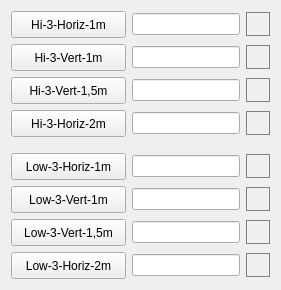
      <widget class="QWidget" name="tab">
       <attribute name="title">
        <string>3 Meter</string>
       </attribute>
       <layout class="QGridLayout" name="gridLayout_3">
        <item row="0" column="0">
         <layout class="QHBoxLayout" name="horizontalLayout_4">
          <item>
           <widget class="QPushButton" name="btnLoadHi3Horiz10">
            <property name="sizePolicy">
             <sizepolicy hsizetype="Fixed" vsizetype="Fixed">
              <horstretch>0</horstretch>
              <verstretch>0</verstretch>
             </sizepolicy>
            </property>
            <property name="minimumSize">
             <size>
              <width>115</width>
              <height>27</height>
             </size>
            </property>
            <property name="sizeIncrement">
             <size>
              <width>115</width>
              <height>27</height>
             </size>
            </property>
            <property name="toolTip">
             <string>&lt;html&gt;&lt;head/&gt;&lt;body&gt;&lt;p&gt;Select file for Hi Band 3 meter distance Horizontal polarity 1 meter elevation&lt;/p&gt;&lt;/body&gt;&lt;/html&gt;</string>
            </property>
            <property name="text">
             <string>Hi-3-Horiz-1m</string>
            </property>
           </widget>
          </item>
          <item>
           <widget class="QLineEdit" name="linehi3horiz10"/>
          </item>
          <item>
           <widget class="QLabel" name="lblHi3Horiz10">
            <property name="sizePolicy">
             <sizepolicy hsizetype="Fixed" vsizetype="Fixed">
              <horstretch>0</horstretch>
              <verstretch>0</verstretch>
             </sizepolicy>
            </property>
            <property name="minimumSize">
             <size>
              <width>24</width>
              <height>24</height>
             </size>
            </property>
            <property name="styleSheet">
             <string notr="true">QLabel {border: 1px solid gray}</string>
            </property>
            <property name="text">
             <string/>
            </property>
           </widget>
          </item>
         </layout>
        </item>
        <item row="1" column="0">
         <layout class="QHBoxLayout" name="horizontalLayout_5">
          <item>
           <widget class="QPushButton" name="btnLoadHi3Vert10">
            <property name="sizePolicy">
             <sizepolicy hsizetype="Fixed" vsizetype="Fixed">
              <horstretch>0</horstretch>
              <verstretch>0</verstretch>
             </sizepolicy>
            </property>
            <property name="minimumSize">
             <size>
              <width>115</width>
              <height>27</height>
             </size>
            </property>
            <property name="sizeIncrement">
             <size>
              <width>115</width>
              <height>27</height>
             </size>
            </property>
            <property name="toolTip">
             <string>&lt;html&gt;&lt;head/&gt;&lt;body&gt;&lt;p&gt;Select file for Hi Band 3 meter distance Vertical polarity 1 meter elevation&lt;/p&gt;&lt;/body&gt;&lt;/html&gt;</string>
            </property>
            <property name="text">
             <string>Hi-3-Vert-1m</string>
            </property>
           </widget>
          </item>
          <item>
           <widget class="QLineEdit" name="linehi3vert10"/>
          </item>
          <item>
           <widget class="QLabel" name="lblHi3Vert10">
            <property name="sizePolicy">
             <sizepolicy hsizetype="Fixed" vsizetype="Fixed">
              <horstretch>0</horstretch>
              <verstretch>0</verstretch>
             </sizepolicy>
            </property>
            <property name="minimumSize">
             <size>
              <width>24</width>
              <height>24</height>
             </size>
            </property>
            <property name="styleSheet">
             <string notr="true">QLabel {border: 1px solid gray}</string>
            </property>
            <property name="text">
             <string/>
            </property>
           </widget>
          </item>
         </layout>
        </item>
        <item row="2" column="0">
         <layout class="QHBoxLayout" name="horizontalLayout_6">
          <item>
           <widget class="QPushButton" name="btnLoadHi3Vert15">
            <property name="sizePolicy">
             <sizepolicy hsizetype="Fixed" vsizetype="Fixed">
              <horstretch>0</horstretch>
              <verstretch>0</verstretch>
             </sizepolicy>
            </property>
            <property name="minimumSize">
             <size>
              <width>115</width>
              <height>27</height>
             </size>
            </property>
            <property name="sizeIncrement">
             <size>
              <width>115</width>
              <height>27</height>
             </size>
            </property>
            <property name="toolTip">
             <string>&lt;html&gt;&lt;head/&gt;&lt;body&gt;&lt;p&gt;Select file for Hi Band 3 meter distance Vertical polarity 1,5 meter elevation&lt;/p&gt;&lt;/body&gt;&lt;/html&gt;</string>
            </property>
            <property name="text">
             <string>Hi-3-Vert-1,5m</string>
            </property>
           </widget>
          </item>
          <item>
           <widget class="QLineEdit" name="linehi3vert15"/>
          </item>
          <item>
           <widget class="QLabel" name="lblHi3Vert15">
            <property name="sizePolicy">
             <sizepolicy hsizetype="Fixed" vsizetype="Fixed">
              <horstretch>0</horstretch>
              <verstretch>0</verstretch>
             </sizepolicy>
            </property>
            <property name="minimumSize">
             <size>
              <width>24</width>
              <height>24</height>
             </size>
            </property>
            <property name="styleSheet">
             <string notr="true">QLabel {border: 1px solid gray}</string>
            </property>
            <property name="text">
             <string/>
            </property>
           </widget>
          </item>
         </layout>
        </item>
        <item row="3" column="0">
         <layout class="QHBoxLayout" name="horizontalLayout_7">
          <item>
           <widget class="QPushButton" name="btnLoadHi3Horiz20">
            <property name="sizePolicy">
             <sizepolicy hsizetype="Fixed" vsizetype="Fixed">
              <horstretch>0</horstretch>
              <verstretch>0</verstretch>
             </sizepolicy>
            </property>
            <property name="minimumSize">
             <size>
              <width>115</width>
              <height>27</height>
             </size>
            </property>
            <property name="sizeIncrement">
             <size>
              <width>115</width>
              <height>27</height>
             </size>
            </property>
            <property name="toolTip">
             <string>&lt;html&gt;&lt;head/&gt;&lt;body&gt;&lt;p&gt;Select file for Hi Band 3 meter distance Horizontal polarity 2 meter elevation&lt;/p&gt;&lt;/body&gt;&lt;/html&gt;</string>
            </property>
            <property name="text">
             <string>Hi-3-Horiz-2m</string>
            </property>
           </widget>
          </item>
          <item>
           <widget class="QLineEdit" name="linehi3horiz20"/>
          </item>
          <item>
           <widget class="QLabel" name="lblHi3Horiz20">
            <property name="sizePolicy">
             <sizepolicy hsizetype="Fixed" vsizetype="Fixed">
              <horstretch>0</horstretch>
              <verstretch>0</verstretch>
             </sizepolicy>
            </property>
            <property name="minimumSize">
             <size>
              <width>24</width>
              <height>24</height>
             </size>
            </property>
            <property name="styleSheet">
             <string notr="true">QLabel {border: 1px solid gray}</string>
            </property>
            <property name="text">
             <string/>
            </property>
           </widget>
          </item>
         </layout>
        </item>
        <item row="4" column="0">
         <spacer name="verticalSpacer_2">
          <property name="orientation">
           <enum>Qt::Vertical</enum>
          </property>
          <property name="sizeType">
           <enum>QSizePolicy::Fixed</enum>
          </property>
          <property name="sizeHint" stdset="0">
           <size>
            <width>20</width>
            <height>10</height>
           </size>
          </property>
         </spacer>
        </item>
        <item row="5" column="0">
         <layout class="QHBoxLayout" name="horizontalLayout_8">
          <item>
           <widget class="QPushButton" name="btnLoadLow3Horiz10">
            <property name="sizePolicy">
             <sizepolicy hsizetype="Fixed" vsizetype="Fixed">
              <horstretch>0</horstretch>
              <verstretch>0</verstretch>
             </sizepolicy>
            </property>
            <property name="minimumSize">
             <size>
              <width>115</width>
              <height>27</height>
             </size>
            </property>
            <property name="sizeIncrement">
             <size>
              <width>115</width>
              <height>27</height>
             </size>
            </property>
            <property name="toolTip">
             <string>&lt;html&gt;&lt;head/&gt;&lt;body&gt;&lt;p&gt;Select file for Low Band 3 meter distance Horizontal polarity 1 meter elevation&lt;/p&gt;&lt;/body&gt;&lt;/html&gt;</string>
            </property>
            <property name="text">
             <string>Low-3-Horiz-1m</string>
            </property>
           </widget>
          </item>
          <item>
           <widget class="QLineEdit" name="linelow3horiz10"/>
          </item>
          <item>
           <widget class="QLabel" name="lblLow3Horiz10">
            <property name="sizePolicy">
             <sizepolicy hsizetype="Fixed" vsizetype="Fixed">
              <horstretch>0</horstretch>
              <verstretch>0</verstretch>
             </sizepolicy>
            </property>
            <property name="minimumSize">
             <size>
              <width>24</width>
              <height>24</height>
             </size>
            </property>
            <property name="styleSheet">
             <string notr="true">QLabel {border: 1px solid gray}</string>
            </property>
            <property name="text">
             <string/>
            </property>
           </widget>
          </item>
         </layout>
        </item>
        <item row="6" column="0">
         <layout class="QHBoxLayout" name="horizontalLayout_9">
          <item>
           <widget class="QPushButton" name="btnLoadLow3Vert10">
            <property name="sizePolicy">
             <sizepolicy hsizetype="Fixed" vsizetype="Fixed">
              <horstretch>0</horstretch>
              <verstretch>0</verstretch>
             </sizepolicy>
            </property>
            <property name="minimumSize">
             <size>
              <width>115</width>
              <height>27</height>
             </size>
            </property>
            <property name="sizeIncrement">
             <size>
              <width>115</width>
              <height>27</height>
             </size>
            </property>
            <property name="toolTip">
             <string>&lt;html&gt;&lt;head/&gt;&lt;body&gt;&lt;p&gt;Select file for Low Band 3 meter distance Vertical polarity 1 meter elevation&lt;/p&gt;&lt;/body&gt;&lt;/html&gt;</string>
            </property>
            <property name="text">
             <string>Low-3-Vert-1m</string>
            </property>
           </widget>
          </item>
          <item>
           <widget class="QLineEdit" name="linelow3vert10"/>
          </item>
          <item>
           <widget class="QLabel" name="lblLow3Vert10">
            <property name="sizePolicy">
             <sizepolicy hsizetype="Fixed" vsizetype="Fixed">
              <horstretch>0</horstretch>
              <verstretch>0</verstretch>
             </sizepolicy>
            </property>
            <property name="minimumSize">
             <size>
              <width>24</width>
              <height>24</height>
             </size>
            </property>
            <property name="styleSheet">
             <string notr="true">QLabel {border: 1px solid gray}</string>
            </property>
            <property name="text">
             <string/>
            </property>
           </widget>
          </item>
         </layout>
        </item>
        <item row="7" column="0">
         <layout class="QHBoxLayout" name="horizontalLayout_10">
          <item>
           <widget class="QPushButton" name="btnLoadLow3Vert15">
            <property name="sizePolicy">
             <sizepolicy hsizetype="Fixed" vsizetype="Fixed">
              <horstretch>0</horstretch>
              <verstretch>0</verstretch>
             </sizepolicy>
            </property>
            <property name="minimumSize">
             <size>
              <width>115</width>
              <height>27</height>
             </size>
            </property>
            <property name="maximumSize">
             <size>
              <width>115</width>
              <height>27</height>
             </size>
            </property>
            <property name="toolTip">
             <string>&lt;html&gt;&lt;head/&gt;&lt;body&gt;&lt;p&gt;Select file for Low Band 3 meter distance Vertical polarity 1,5 meter elevation&lt;/p&gt;&lt;/body&gt;&lt;/html&gt;</string>
            </property>
            <property name="styleSheet">
             <string notr="true"/>
            </property>
            <property name="text">
             <string>Low-3-Vert-1,5m</string>
            </property>
           </widget>
          </item>
          <item>
           <widget class="QLineEdit" name="linelow3vert15"/>
          </item>
          <item>
           <widget class="QLabel" name="lblLow3Vert15">
            <property name="sizePolicy">
             <sizepolicy hsizetype="Fixed" vsizetype="Fixed">
              <horstretch>0</horstretch>
              <verstretch>0</verstretch>
             </sizepolicy>
            </property>
            <property name="minimumSize">
             <size>
              <width>24</width>
              <height>24</height>
             </size>
            </property>
            <property name="styleSheet">
             <string notr="true">QLabel {border: 1px solid gray}</string>
            </property>
            <property name="text">
             <string/>
            </property>
           </widget>
          </item>
         </layout>
        </item>
        <item row="8" column="0">
         <layout class="QHBoxLayout" name="horizontalLayout_11">
          <item>
           <widget class="QPushButton" name="btnLoadLow3Horiz20">
            <property name="sizePolicy">
             <sizepolicy hsizetype="Fixed" vsizetype="Fixed">
              <horstretch>0</horstretch>
              <verstretch>0</verstretch>
             </sizepolicy>
            </property>
            <property name="minimumSize">
             <size>
              <width>115</width>
              <height>27</height>
             </size>
            </property>
            <property name="sizeIncrement">
             <size>
              <width>115</width>
              <height>27</height>
             </size>
            </property>
            <property name="toolTip">
             <string>&lt;html&gt;&lt;head/&gt;&lt;body&gt;&lt;p&gt;Select file for Low Band 3 meter distance Horizontal polarity 2 meter elevation&lt;/p&gt;&lt;/body&gt;&lt;/html&gt;</string>
            </property>
            <property name="text">
             <string>Low-3-Horiz-2m</string>
            </property>
           </widget>
          </item>
          <item>
           <widget class="QLineEdit" name="linelow3horiz20"/>
          </item>
          <item>
           <widget class="QLabel" name="lblLow3Horiz20">
            <property name="sizePolicy">
             <sizepolicy hsizetype="Fixed" vsizetype="Fixed">
              <horstretch>0</horstretch>
              <verstretch>0</verstretch>
             </sizepolicy>
            </property>
            <property name="minimumSize">
             <size>
              <width>24</width>
              <height>24</height>
             </size>
            </property>
            <property name="styleSheet">
             <string notr="true">QLabel {border: 1px solid gray}</string>
            </property>
            <property name="text">
             <string/>
            </property>
           </widget>
          </item>
         </layout>
        </item>
       </layout>
      </widget>
